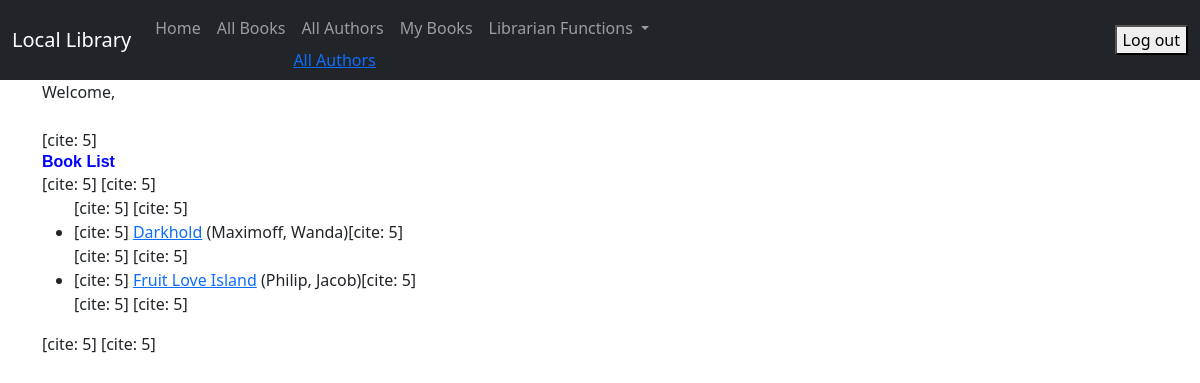
Page /book_list/ (signed in) on the committed database.
### catalog/models.py (models this page shows, shortened)
class Book(models.Model):
    title = models.CharField(max_length=200)
    author = models.ForeignKey('Author', on_delete=models.RESTRICT,null=True)
    summary = models.TextField(max_length=1000, help_text='Enter a brief description of the book')
    isbn = models.CharField('ISBN', max_length=13, unique=True,
        help_text='13 Character <a href="https://www.isbn-international.org/content/what-isbn">ISBN number</a>')
    genre = models.ManyToManyField(Genre, help_text='Select a genre for this book')
    def get_absolute_url(self):
        return reverse('book_detail', args=[str(self.id)])

class Author(models.Model):
    first_name = models.CharField(max_length=100)
    last_name = models.CharField(max_length=100)
    date_of_birth = models.DateField(null=True, blank=True)
    date_of_death = models.DateField('Died', null=True, blank=True)
    author_image = models.ImageField(upload_to='images/', null=True, blank=True)
    class Meta:
        ordering = ['last_name', 'first_name']
    def __str__(self):
        return f'{self.last_name}, {self.first_name}'

### catalog/views.py (the view)
# urls.py: path('book_list/', views.BookListView.as_view(), name='book_list'),
class BookListView(LoginRequiredMixin, generic.ListView):
    model = Book

### catalog/templates/catalog/book_list.html
{% extends "catalog/base.html" %}[cite: 5]
{% block content %}[cite: 5]
  <h1>Book List</h1>[cite: 5]
  {% if book_list %}[cite: 5]
  <ul>[cite: 5]
    {% for book in book_list %}[cite: 5]
    <li>[cite: 5]
      <a href="{{ book.get_absolute_url }}">{{ book.title }}</a> ({{book.author}})[cite: 5]
    </li>[cite: 5]
    {% endfor %}[cite: 5]
  </ul>[cite: 5]
  {% else %}[cite: 5]
    <p>There are no books in the library.</p>[cite: 5]
  {% endif %}[cite: 5]
{% endblock %}[cite: 5]

### catalog/static/css/my_style.css (style rules this page uses)
h1 { color: blue; font-family: arial, sans-serif; font-size: 16px; font-weight: bold; margin-top: 0px; margin-bottom: 1px; }

### rows in the picture
Book: title "Darkhold", author "Maximoff, Wanda"
Book: title "Fruit Love Island", author "Philip, Jacob"
